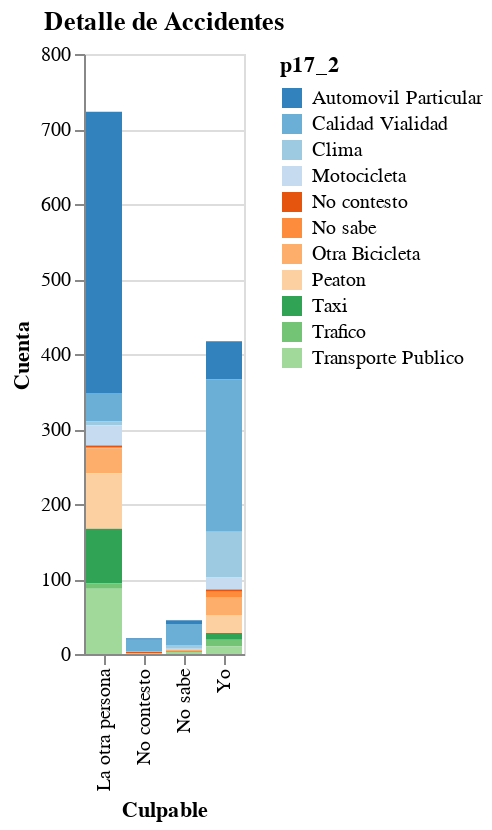

Here is the notebook cell this chart was saved with:
### Code cell
DeepnoteChart(detalle_accidentes, """{"layer":[{"layer":[{"mark":{"clip":true,"type":"bar","tooltip":true},"encoding":{"x":{"axis":{"title":"Culpable"},"sort":null,"type":"nominal","field":"p17_3","scale":{"type":"linear"},"stack":"zero"},"y":{"axis":{"title":"Cuenta"},"sort":null,"type":"quantitative","field":"Count","scale":{"type":"linear"},"stack":"zero","format":{"type":"default","decimals":null},"aggregate":"sum","formatType":"numberFormatFromNumberType"},"color":{"sort":null,"type":"nominal","field":"p17_2","scale":{"scheme":"category20c"}}}}]}],"title":"Detalle de Accidentes","config":{"legend":{}},"$schema":"https://vega.github.io/schema/vega-lite/v5.json","encoding":{},"usermeta":{}}""")

### Figure 1 — Vega-Lite specification as saved in the notebook (floating-point values rounded to 4 significant figures)
{"$schema": "https://vega.github.io/schema/vega-lite/v5.json", "config": {"legend": {}}, "data": {"values": [{"Count": 375, "p17_2": "Automovil Particular", "p17_3": "La otra persona"}, {"Count": 2, "p17_2": "Automovil Particular", "p17_3": "No contesto"}, {"Count": 5, "p17_2": "Automovil Particular", "p17_3": "No sabe"}, {"Count": 51, "p17_2": "Automovil Particular", "p17_3": "Yo"}, {"Count": 38, "p17_2": "Calidad Vialidad", "p17_3": "La otra persona"}, {"Count": 15, "p17_2": "Calidad Vialidad", "p17_3": "No contesto"}, {"Count": 28, "p17_2": "Calidad Vialidad", "p17_3": "No sabe"}, {"Count": 203, "p17_2": "Calidad Vialidad", "p17_3": "Yo"}, {"Count": 5, "p17_2": "Clima", "p17_3": "La otra persona"}, {"Count": 1, "p17_2": "Clima", "p17_3": "No contesto"}, {"Count": 5, "p17_2": "Clima", "p17_3": "No sabe"}, {"Count": 61, "p17_2": "Clima", "p17_3": "Yo"}, {"Count": 27, "p17_2": "Motocicleta", "p17_3": "La otra persona"}, {"Count": 1, "p17_2": "Motocicleta", "p17_3": "No sabe"}, {"Count": 16, "p17_2": "Motocicleta", "p17_3": "Yo"}, {"Count": 2, "p17_2": "No contesto", "p17_3": "La otra persona"}, {"Count": 2, "p17_2": "No contesto", "p17_3": "No contesto"}, {"Count": 3, "p17_2": "No contesto", "p17_3": "Yo"}, {"Count": 2, "p17_2": "No sabe", "p17_3": "La otra persona"}, {"Count": 7, "p17_2": "No sabe", "p17_3": "Yo"}, {"Count": 33, "p17_2": "Otra Bicicleta", "p17_3": "La otra persona"}, {"Count": 1, "p17_2": "Otra Bicicleta", "p17_3": "No contesto"}, {"Count": 2, "p17_2": "Otra Bicicleta", "p17_3": "No sabe"}, {"Count": 24, "p17_2": "Otra Bicicleta", "p17_3": "Yo"}, {"Count": 74, "p17_2": "Peaton", "p17_3": "La otra persona"}, {"Count": 24, "p17_2": "Peaton", "p17_3": "Yo"}, {"Count": 73, "p17_2": "Taxi", "p17_3": "La otra persona"}, {"Count": 1, "p17_2": "Taxi", "p17_3": "No sabe"}, {"Count": 9, "p17_2": "Taxi", "p17_3": "Yo"}, {"Count": 7, "p17_2": "Trafico", "p17_3": "La otra persona"}, {"Count": 9, "p17_2": "Trafico", "p17_3": "Yo"}, {"Count": 87, "p17_2": "Transporte Publico", "p17_3": "La otra persona"}, {"Count": 3, "p17_2": "Transporte Publico", "p17_3": "No sabe"}, {"Count": 10, "p17_2": "Transporte Publico", "p17_3": "Yo"}]}, "encoding": {}, "layer": [{"layer": [{"encoding": {"color": {"field": "p17_2", "scale": {"scheme": "category20c"}, "sort": null, "type": "nominal"}, "x": {"axis": {"title": "Culpable"}, "field": "p17_3", "scale": {"type": "linear"}, "sort": null, "stack": "zero", "type": "nominal"}, "y": {"aggregate": "sum", "axis": {"title": "Cuenta"}, "field": "Count", "format": {"decimals": null, "type": "default"}, "formatType": "numberFormatFromNumberType", "scale": {"type": "linear"}, "sort": null, "stack": "zero", "type": "quantitative"}}, "mark": {"clip": true, "tooltip": true, "type": "bar"}}]}], "title": "Detalle de Accidentes", "usermeta": {}}
